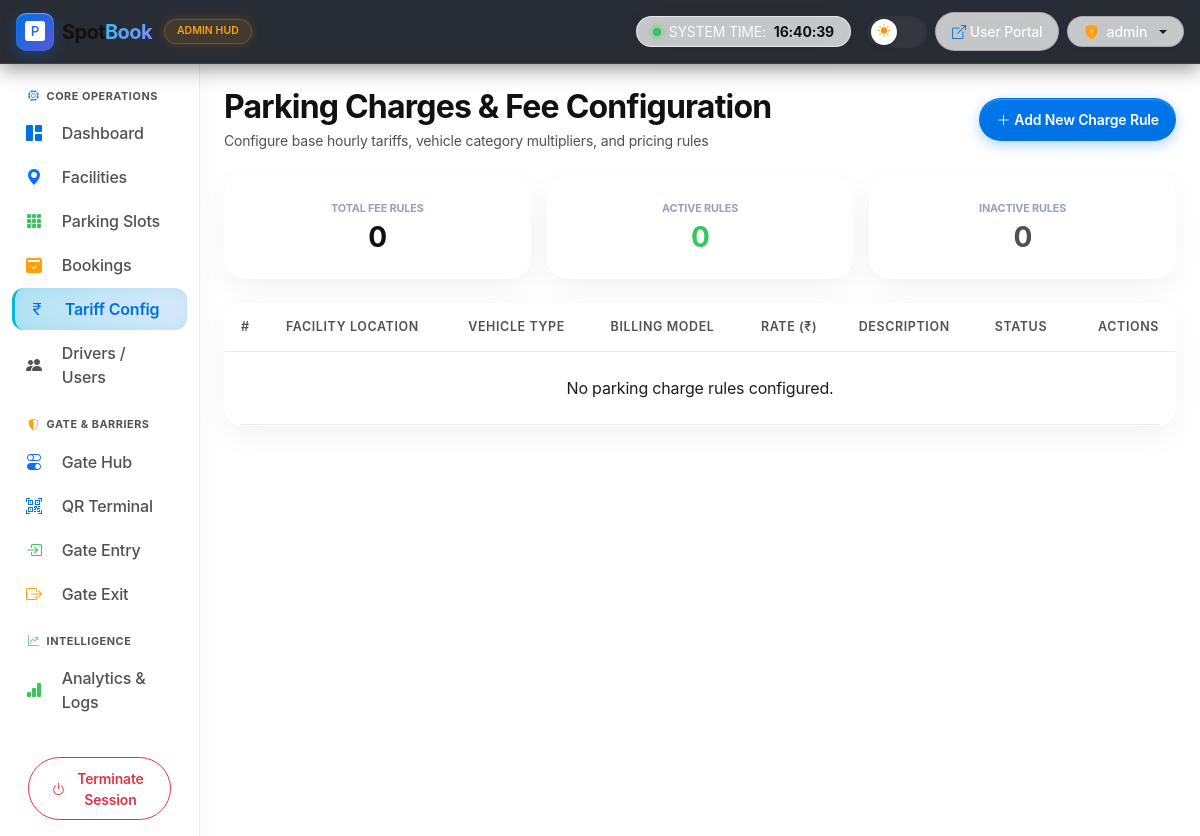
The page /admin_app/parking-charges/ (signed in) on the database as committed earlier.
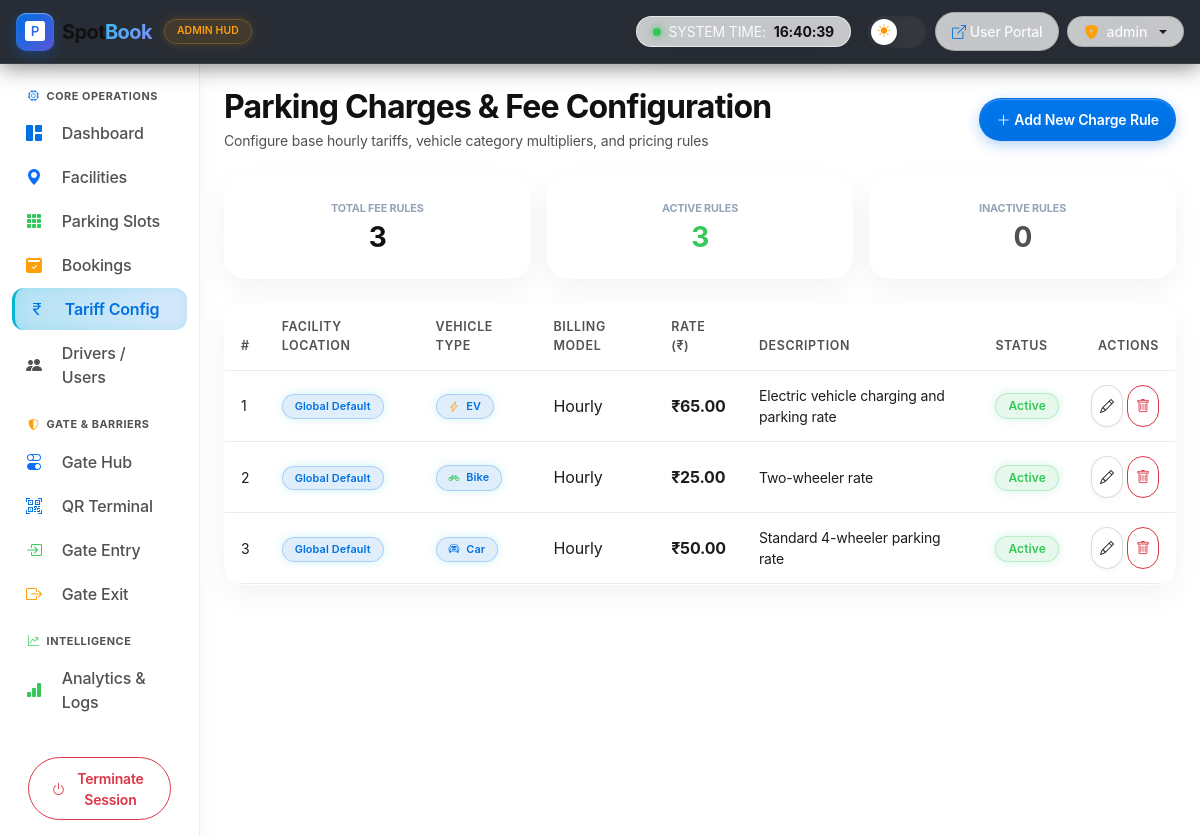
The same page on the database as committed later.
### admin_app/models.py (models this page shows, shortened)
class ParkingChargeTable(models.Model):
    LOCATIONID = models.ForeignKey(ParkingLocationTable, on_delete=models.CASCADE, null=True, blank=True)
    vehicle_type = models.CharField(max_length=50, default="Car")
    charge_type = models.CharField(max_length=50, default="Hourly")
    rate = models.DecimalField(max_digits=6, decimal_places=2, default=50.00)
    description = models.CharField(max_length=255, blank=True, default='')
    status = models.CharField(max_length=20, default="Active")
    created_at = models.DateTimeField(auto_now_add=True, null=True, blank=True)

### admin_app/views.py (the view, shortened to what this page needs)
# urls.py: path('parking-charges/', ParkingCharges.as_view(), name='ParkingCharges'),
class ParkingCharges(View):
    def get(self, request):
        if request.session.get('usertype') != 'admin':
            return redirect('login')
        charges = ParkingChargeTable.objects.select_related('LOCATIONID').all().order_by('-id')
        locations = ParkingLocationTable.objects.filter(is_active=True).order_by('name')
        total_charges = charges.count()
        active_charges = charges.filter(status='Active').count()
        inactive_charges = total_charges - active_charges
        context = {
            'charges': charges,
            'locations': locations,
            'total_charges': total_charges,
            'active_charges': active_charges,
            'inactive_charges': inactive_charges,
        }
        return render(request, 'admin/parking_charges.html', context)

### templates/admin/parking_charges.html (shortened to what this page needs)
{% extends 'admin/base.html' %}
{% block body %}
<div class="d-flex justify-content-between align-items-center mb-4 flex-wrap gap-3">
    <div>
        <h2 class="fw-bold mb-1">Parking Charges & Fee Configuration</h2>
        <p class="text-secondary small mb-0">Configure base hourly tariffs, vehicle category multipliers, and pricing rules</p>
    </div>
    <button type="button" class="btn btn-cyber-primary btn-sm rounded-pill px-3 d-flex align-items-center gap-1 shadow-sm" data-bs-toggle="modal" data-bs-target="#addChargeModal">
        <i class="bi bi-plus-lg"></i> Add New Charge Rule
    </button>
</div>
<div class="row g-3 mb-4">
    <div class="col-md-4">
        <div class="kpi-card text-center p-3 shadow-sm h-100">
            <span class="text-muted fs-xxs text-uppercase fw-bold d-block mb-1">Total Fee Rules</span>
            <h3 class="fw-bold mb-0">{{ total_charges }}</h3>
        </div>
    </div>
    <div class="col-md-4">
        <div class="kpi-card text-center p-3 shadow-sm h-100">
            <span class="text-muted fs-xxs text-uppercase fw-bold d-block mb-1">Active Rules</span>
            <h3 class="fw-bold text-success mb-0">{{ active_charges }}</h3>
        </div>
    </div>
    <div class="col-md-4">
        <div class="kpi-card text-center p-3 shadow-sm h-100">
            <span class="text-muted fs-xxs text-uppercase fw-bold d-block mb-1">Inactive Rules</span>
            <h3 class="fw-bold text-secondary mb-0">{{ inactive_charges }}</h3>
        </div>
    </div>
</div>
<div class="glass-panel rounded-4 overflow-hidden mb-4 shadow-sm">
    <div class="table-responsive">
        <table class="table table-hover align-middle mb-0">
            <thead>
                <tr>
                    <th>#</th>
                    <th>Facility Location</th>
                    <th>Vehicle Type</th>
                    <th>Billing Model</th>
                    <th>Rate (₹)</th>
                    <th>Description</th>
                    <th>Status</th>
                    <th class="text-end">Actions</th>
                </tr>
            </thead>
            <tbody>
                {% for ch in charges %}
                <tr>
                    <td class="text-muted small">{{ forloop.counter }}</td>
                    <td>
                        {% if ch.LOCATIONID %}
                        <strong class="text-white">{{ ch.LOCATIONID.name }}</strong>
                        <div class="text-muted fs-xxs">{{ ch.LOCATIONID.city }}</div>
                        {% else %}
                        <span class="badge badge-cyber-info fs-xxs">Global Default</span>
                        {% endif %}
                    </td>
                    <td>
                        <span class="badge badge-cyber-info fs-xxs">
                            {% if ch.vehicle_type == 'Car' %}<i class="bi bi-car-front text-info me-1"></i>
                            {% elif ch.vehicle_type == 'Bike' %}<i class="bi bi-bicycle text-success me-1"></i>
                            {% elif ch.vehicle_type == 'EV' %}<i class="bi bi-lightning-charge text-warning me-1"></i>{% endif %}
                            {{ ch.vehicle_type }}
                        </span>
                    </td>
                    <td class="text-secondary">{{ ch.charge_type }}</td>
                    <td class="fw-bold text-info fs-6">₹{{ ch.rate }}</td>
                    <td class="text-muted small">{{ ch.description|default:'-' }}</td>
                    <td>
                        <span class="badge {% if ch.status == 'Active' %}badge-cyber-success{% else %}badge-cyber-danger{% endif %} rounded-pill">
                            {{ ch.status }}
                        </span>
                    </td>
                    <td class="text-end">
                        <div class="d-inline-flex gap-1">
                            <button type="button" class="btn btn-sm btn-outline-cyber rounded-pill px-2" data-bs-toggle="modal" data-bs-target="#editChargeModal{{ ch.id }}">
                                <i class="bi bi-pencil"></i>
                            </button>
                            <form method="POST" action="{% url 'ParkingCharges' %}" class="d-inline" onsubmit="return confirm('Delete this charge rule?');">
                                <button type="submit" class="btn btn-sm btn-outline-danger rounded-pill px-2">
                                    <i class="bi bi-trash"></i>
                                </button>
                            </form>
                        </div>
                    </td>
                </tr>
                {% empty %}
                <tr>
                    <td colspan="8" class="text-center py-4 text-muted">No parking charge rules configured.</td>
                </tr>
                {% endfor %}
            </tbody>
        </table>
    </div>
</div>
{% endblock %}

### templates/admin/base.html (shortened to what this page needs)
{% load static %}
<!DOCTYPE html>
<html lang="en">
<head>
    <link href="https://cdn.jsdelivr.net/npm/bootstrap@5.3.3/dist/css/bootstrap.min.css" rel="stylesheet">
    <link rel="stylesheet" href="https://cdn.jsdelivr.net/npm/bootstrap-icons@1.11.3/font/bootstrap-icons.min.css">
    <link rel="stylesheet" href="https://cdnjs.cloudflare.com/ajax/libs/font-awesome/6.5.1/css/all.min.css">
    <link rel="stylesheet" href="https://cdnjs.cloudflare.com/ajax/libs/animate.css/4.1.1/animate.min.css">
    <link rel="stylesheet" href="{% static 'css/style.css' %}">
    <link rel="stylesheet" href="{% static 'css/modern_style.css' %}">
    <link rel="stylesheet" href="{% static 'css/macos_glass.css' %}">
</head>
<body class="admin-body">
    <header class="navbar navbar-expand-lg sticky-top admin-navbar px-3 py-2">
        <div class="d-flex align-items-center gap-3">
            <a class="navbar-brand d-flex align-items-center gap-2 m-0" href="{% url 'admin_home' %}">
                <span class="brand-badge shadow-sm">
                    <i class="bi bi-p-square-fill fs-5"></i>
                </span>
                <span class="brand-logo-text fw-bold fs-5">
                    Spot<span class="brand-glow-text">Book</span>
                </span>
                <span class="badge badge-cyber-warning ms-1" style="font-size: 0.65rem;">ADMIN HUD</span>
            </a>
        </div>
        <div class="d-none d-lg-flex align-items-center gap-3 ms-auto me-3 small">
            <div class="px-3 py-1 rounded-pill glass-panel border border-opacity-25 text-muted d-flex align-items-center gap-2">
                <span class="live-dot"></span>
                <span>SYSTEM TIME:</span>
                <span class="fw-bold text-white" id="adminGlobalClock">--:--:--</span>
            </div>
        </div>
        <div class="d-flex align-items-center gap-2 ms-auto ms-lg-0">
            <button class="theme-toggle-btn js-theme-toggle" type="button" aria-label="Toggle theme" title="Switch Theme">
                <span class="theme-toggle-thumb">
                    <i class="bi bi-sun-fill"></i>
                </span>
            </button>
            <a href="{% url 'user_home' %}" class="btn btn-sm btn-outline-cyber d-flex align-items-center gap-1 rounded-pill px-3" target="_blank">
                <i class="bi bi-box-arrow-up-right text-info"></i> <span class="d-none d-sm-inline">User Portal</span>
            </a>
            <div class="dropdown">
                <button class="btn btn-sm btn-outline-cyber dropdown-toggle d-flex align-items-center gap-2 rounded-pill px-3 py-1" type="button" data-bs-toggle="dropdown">
                    <i class="bi bi-shield-lock-fill text-warning"></i>
                    <span>{{ request.session.user_name|default:'Administrator' }}</span>
                </button>
            </div>
        </div>
    </header>
    <div class="container-fluid">
        <div class="row">
            <nav id="adminSidebar" class="col-md-3 col-lg-2 d-md-block admin-sidebar collapse border-end py-3">
                <div class="position-sticky pt-2">
                    <div class="sidebar-heading px-3 text-uppercase fw-bold text-muted mb-2 tracking-wide" style="font-size: 0.68rem; letter-spacing: 0.05em;">
                        <i class="bi bi-cpu me-1 text-info"></i> CORE OPERATIONS
                    </div>
                    <ul class="nav flex-column mb-3">
                        <li class="nav-item">
                            <a class="nav-link {% if request.resolver_match.url_name == 'admin_home' or request.resolver_match.url_name == 'admin_dashboard' %}active{% endif %}" href="{% url 'admin_home' %}">
                                <i class="bi bi-grid-1x2-fill text-info me-2"></i> Dashboard
                            </a>
                        </li>
                        <li class="nav-item">
                            <a class="nav-link {% if request.resolver_match.url_name == 'ParkingLocations' %}active{% endif %}" href="{% url 'ParkingLocations' %}">
                                <i class="bi bi-geo-alt-fill text-primary me-2"></i> Facilities
                            </a>
                        </li>
                        <li class="nav-item">
                            <a class="nav-link {% if request.resolver_match.url_name == 'ParkingSlots' %}active{% endif %}" href="{% url 'ParkingSlots' %}">
                                <i class="bi bi-grid-3x3-gap-fill text-success me-2"></i> Parking Slots
                            </a>
                        </li>
                        <li class="nav-item">
                            <a class="nav-link {% if request.resolver_match.url_name == 'Bookings' %}active{% endif %}" href="{% url 'Bookings' %}">
                                <i class="bi bi-calendar2-check-fill text-warning me-2"></i> Bookings
                            </a>
                        </li>
                        <li class="nav-item">
                            <a class="nav-link {% if request.resolver_match.url_name == 'ParkingCharges' %}active{% endif %}" href="{% url 'ParkingCharges' %}">
                                <i class="bi bi-currency-rupee text-info me-2"></i> Tariff Config
                            </a>
                        </li>
                        <li class="nav-item">
                            <a class="nav-link {% if request.resolver_match.url_name == 'users' %}active{% endif %}" href="{% url 'users' %}">
                                <i class="bi bi-people-fill text-secondary me-2"></i> Drivers / Users
                            </a>
                        </li>
                    </ul>
                    <div class="sidebar-heading px-3 text-uppercase fw-bold text-muted mb-2 tracking-wide" style="font-size: 0.68rem; letter-spacing: 0.05em;">
                        <i class="bi bi-shield-shaded me-1 text-warning"></i> GATE & BARRIERS
                    </div>
                    <ul class="nav flex-column mb-3">
                        <li class="nav-item">
                            <a class="nav-link {% if request.resolver_match.url_name == 'gate_operations' %}active{% endif %}" href="{% url 'gate_operations' %}">
                                <i class="bi bi-toggles text-primary me-2"></i> Gate Hub
                            </a>
                        </li>
                        <li class="nav-item">
                            <a class="nav-link {% if request.resolver_match.url_name == 'QRVerification' %}active{% endif %}" href="{% url 'QRVerification' %}">
                                <i class="bi bi-qr-code-scan text-info me-2"></i> QR Terminal
                            </a>
                        </li>
                        <li class="nav-item">
                            <a class="nav-link {% if request.resolver_match.url_name == 'VehicleEntry' %}active{% endif %}" href="{% url 'VehicleEntry' %}">
                                <i class="bi bi-box-arrow-in-right text-success me-2"></i> Gate Entry
                            </a>
                        </li>
                        <li class="nav-item">
                            <a class="nav-link {% if request.resolver_match.url_name == 'VehicleExit' %}active{% endif %}" href="{% url 'VehicleExit' %}">
                                <i class="bi bi-box-arrow-right text-warning me-2"></i> Gate Exit
                            </a>
                        </li>
                    </ul>
                    <div class="sidebar-heading px-3 text-uppercase fw-bold text-muted mb-2 tracking-wide" style="font-size: 0.68rem; letter-spacing: 0.05em;">
                        <i class="bi bi-graph-up-arrow me-1 text-success"></i> INTELLIGENCE
                    </div>
                    <ul class="nav flex-column mb-4">
                        <li class="nav-item">
                            <a class="nav-link {% if request.resolver_match.url_name == 'Reports' %}active{% endif %}" href="{% url 'Reports' %}">
                                <i class="bi bi-bar-chart-fill text-success me-2"></i> Analytics & Logs
                            </a>
                        </li>
                    </ul>
                    <div class="px-3 pt-2">
                        <a href="{% url 'logout' %}" class="btn btn-outline-danger btn-sm w-100 d-flex align-items-center justify-content-center gap-2 rounded-pill">
                            <i class="bi bi-power"></i> Terminate Session
                        </a>
                    </div>
                </div>
            </nav>
            <main class="col-md-9 ms-sm-auto col-lg-10 px-md-4 py-4 main-admin-content position-relative z-1">
                {% block body %}{% endblock %}
            </main>
        </div>
    </div>
</body>
</html>

Rows that differ between the two databases and show on the page:
added ParkingChargeTable: shows "Global Default", vehicle_type "EV", charge_type "Hourly", rate "65.00", description "Electric vehicle charging and parking rate", status "Active"
added ParkingChargeTable: shows "Global Default", vehicle_type "Bike", charge_type "Hourly", rate "25.00", description "Two-wheeler rate", status "Active"
added ParkingChargeTable: shows "Global Default", vehicle_type "Car", charge_type "Hourly", rate "50.00", description "Standard 4-wheeler parking rate", status "Active"
Other text that changed with them:
{{ total_charges }}: "0" → "3"
{{ active_charges }}: "0" → "3"
text no longer shown: "No parking charge rules configured."
